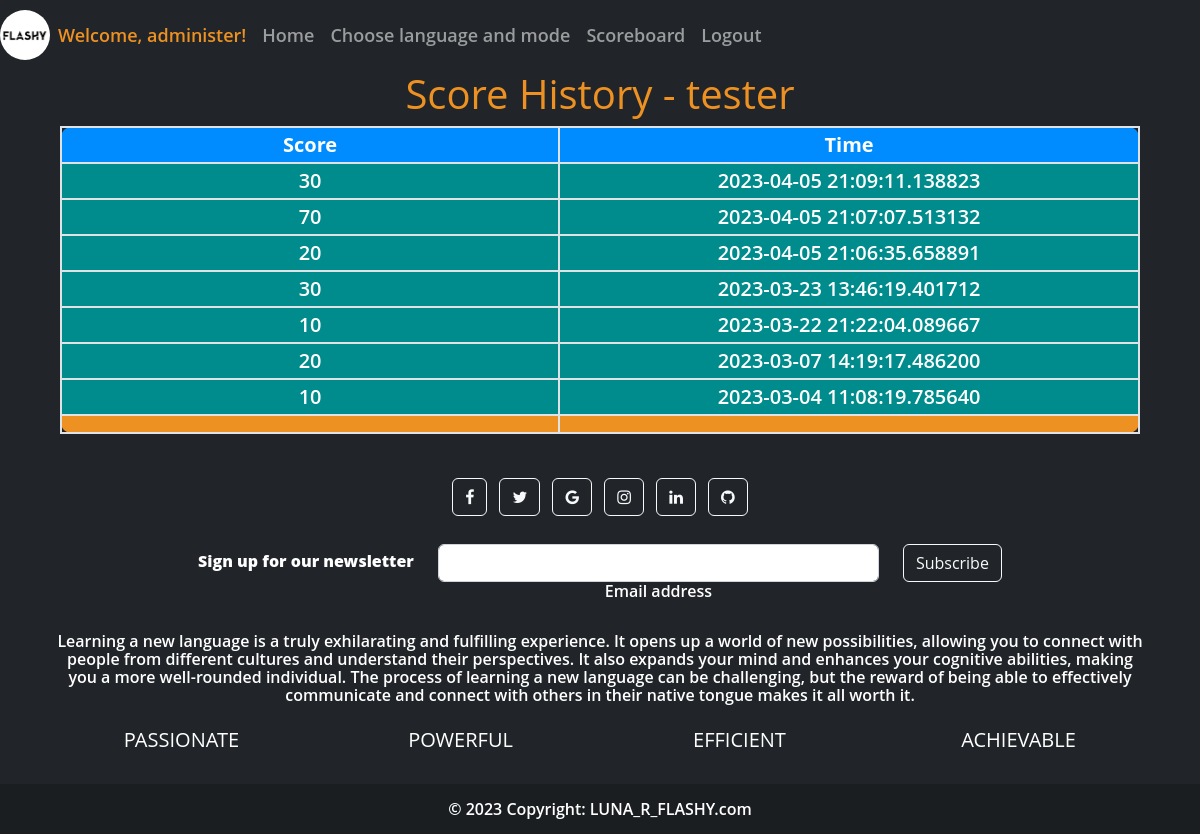
/scoreboard/look?username=tester (signed in), run on the app's committed database.
### website/models.py (models this page shows, shortened)
class User(db.Model, UserMixin):
    id = db.Column(db.Integer, primary_key=True)
    username = db.Column(db.String(150), unique=True, nullable=False)
    email = db.Column(db.String(150))
    password = db.Column(db.String(150))
    notes= db.relationship('Note')
    scores= db.relationship('Score')

class Score(db.Model):
    id = db.Column(db.Integer, primary_key=True)
    score = db.Column(db.Integer)
    date = db.Column(db.DateTime(timezone=True), default=func.now())
    user_id = db.Column(db.Integer, db.ForeignKey('user.id'))

### website/auth.py (the view)
@auth.route('/scoreboard/look', methods=['GET'])
@login_required
def scoreboard_user():
    all_score = []
    user_looked = User.query.filter_by(username=request.args.get('username')).one()
    all_score = Score.query.filter_by(user_id=user_looked.id).order_by(Score.date.desc()).all()
    return render_template('scoreboard_user.html', user=current_user, user_looked=user_looked, all_score=all_score)

### website/__init__.py (called while the page is built)
def create_app():
    app = Flask(__name__)
    app.config['SECRET_KEY'] = 'sdfa__dskf__ljkj'
    app.config['SQLALCHEMY_DATABASE_URI'] = f'sqlite:///{DB_NAME}'
    db.init_app(app)
    from .views import views
    from .auth import auth
    app.register_blueprint(views, url_prefix='/')
    app.register_blueprint(auth, url_prefix='/')
    from .models import Note, Score, User
    with app.app_context():
        db.create_all()
    login_manager = LoginManager()
    login_manager.login_view = 'auth.login'
    login_manager.init_app(app)
    @login_manager.user_loader
    def load_user(id):
        return User.query.get(int(id))
    return app

### website/templates/scoreboard_user.html (shortened to what this page needs)
{% extends "base.html" %}
{% block content %}
<div class="container-fluid">
    <div class="row mx-auto scoreboard">
        <h1 style="text-align: center;">Score History  - {{user_looked.username}}</h1>
    </div>
    <div class="table-responsive mx-lg-5">
        <table class="table table-dark table-striped table-lg scoreboard-table" >
          <thead>
            <tr>
              <th scope="col" style="border-radius: 10px 0 0 0;">Score</th>
              <th scope="col" style="border-radius: 0 10px 0 0;">Time</th>
            </tr>
          </thead>
          <tbody>
            {% for score in all_score %}
            <tr class="user-row">
                <td class="col-lg-1">{{score.score}}</td>
                <td class="col-lg-1">{{score.date}}</td>
            </tr>
            {% endfor %}
          </tbody>
          <tfoot class="scoreboard-table-footer" >
            <td style="border-radius: 0 0 0 10px;"></td>
            <td style="border-radius: 0 0 10px 0;"></td>
        </tfoot>
        </table>
      </div>
</div>
{% endblock %}

### website/templates/base.html (shortened to what this page needs)
<!DOCTYPE html>
<html>
  <head>
    <link href="https://cdn.jsdelivr.net/npm/bootstrap@5.2.3/dist/css/bootstrap.min.css" rel="stylesheet">
    <link rel="stylesheet" type="text/css" href="{{url_for('static', filename='style.css')}}">
    <link rel="stylesheet" href="https://cdnjs.cloudflare.com/ajax/libs/font-awesome/4.7.0/css/font-awesome.min.css">
  </head>
  <body>
    <nav class="navbar navbar-expand-lg navbar-dark bg-dark" style="height:70px; font-size: 18px; color:white;">
      <div class="collapse navbar-collapse" id="navbarNav">
        <div class="navbar-nav align-items-center" style="height: 100%;">
          {% if user.is_authenticated %}
          <img src="{{ url_for('static', filename='pics/flashy.jpg') }}" alt="Logo" width="50" height="50"  class="rounded-circle" >
          <a class="nav-item nav-link" style="color: rgb(237, 145, 34);">Welcome, {{ user.username }}!</a>
          <a class="nav-item nav-link" id="home" href="/">Home</a>
          <a class="nav-item nav-link" id="choice" href="/choose_lang_mode">Choose language and mode</a>
          <a class="nav-item nav-link" id="scoreboard" href="/scoreboard">Scoreboard</a>
          <a class="nav-item nav-link" id="logout" href="/logout">Logout</a>
          {% else %}
          <img src="{{ url_for('static', filename='pics/flashy.jpg') }}" alt="Logo" width="50" height="50"  class="rounded-circle" >
          <a class="nav-item nav-link" id="home" href="/">Home</a>
          <a class="nav-item nav-link" id="login" href="/login">Login/Sign up</a>
          {% endif %}
        </div>
      </div>
    </nav>
      {% block content %}
      {% endblock%}
    <footer class="bg-dark text-center text-white">
      <div class="container p-4">
        <section class="mb-4">
          <a class="btn btn-outline-light btn-floating m-1" href="#!" role="button"><i class="fa fa-facebook-f"></i></a>
          <a class="btn btn-outline-light btn-floating m-1" href="#!" role="button"><i class="fa fa-twitter"></i></a>
          <a class="btn btn-outline-light btn-floating m-1" href="#!" role="button"><i class="fa fa-google"></i></a>
          <a class="btn btn-outline-light btn-floating m-1" href="#!" role="button"><i class="fa fa-instagram"></i></a>
          <a class="btn btn-outline-light btn-floating m-1" href="#!" role="button"><i class="fa fa-linkedin"></i></a>
          <a class="btn btn-outline-light btn-floating m-1" href="#!" role="button"><i class="fa fa-github"></i></a>
        </section>
        <section class="">
          <form action="">
            <div class="row d-flex justify-content-center">
              <div class="col-auto">
                <p class="pt-2">
                  <strong>Sign up for our newsletter</strong>
                </p>
              </div>
              <div class="col-md-5 col-12">
                <div class="form-outline form-white mb-4">
                  <input type="email" id="form5Example2" class="form-control" />
                  <label class="form-label" for="form5Example2">Email address</label>
                </div>
              </div>
              <div class="col-auto">
                <button type="submit" class="btn btn-outline-light mb-4">Subscribe</button>
              </div>
            </div>
          </form>
        </section>
        <section class="mb-4">
          <p>
            Learning a new language is a truly exhilarating and fulfilling experience. It opens up a world of new possibilities, allowing you to connect with people from different cultures and understand their perspectives. It also expands your mind and enhances your cognitive abilities, making you a more well-rounded individual. The process of learning a new language can be challenging, but the reward of being able to effectively communicate and connect with others in their native tongue makes it all worth it.
          </p>
        </section>
        <section class="">
          <div class="row">
            <div class="col-lg-3 col-md-6 mb-4 mb-md-0"><h5 class="text-uppercase">PASSIONATE</h5></div>
            <div class="col-lg-3 col-md-6 mb-4 mb-md-0"><h5 class="text-uppercase">POWERFUL</h5></div>
            <div class="col-lg-3 col-md-6 mb-4 mb-md-0"><h5 class="text-uppercase">EFFICIENT</h5></div>
            <div class="col-lg-3 col-md-6 mb-4 mb-md-0"><h5 class="text-uppercase">ACHIEVABLE</h5></div>
          </div>
        </section>
      </div>
      <div class="text-center p-3" style="background-color: rgba(0, 0, 0, 0.2);">
        © 2023 Copyright:
        <a class="text-white" href="..">LUNA_R_FLASHY.com</a>
      </div>
    </footer>
  </body>
</html>

### website/static/style.css (style rules this page uses)
body { margin:0; color:#6a6f8c; background: rgb(33, 37, 41); font:600 16px/18px 'Open Sans',sans-serif; }
*,:after,:before { box-sizing:border-box }
a { color:inherit;text-decoration:none }
::placeholder { color: #b3b3b3; }
.note-title,.scoreboard { justify-content: center; align-items: center; }
.note-title,.scoreboard h1 { color: rgb(237, 145, 34); text-align: center; }
.scoreboard-table th { background-color: rgb(237, 145, 34); text-align: center; }
.scoreboard-table td { background-color:#44454e; text-align: center; }
.scoreboard-table-footer td { background-color: rgb(237, 145, 34) !important; }
.user-row td { --bs-table-accent-bg: rgb(0, 140, 140) !important; }
table.table-striped tr:nth-of-type(even) { background-color: #ffffff; }
table.table-striped th, table.table-striped td { border: 2px solid #e0e3e6; padding: 8px; font-size: 20px; text-align: center; vertical-align: text-bottom; }
table.table-striped th { background-color: #008cff; color: #fff; }

### data on the page
User: username "administer"
User: username "tester"
Score: score "30", date "2023-04-05 21:09:11.138823"
Score: score "70", date "2023-04-05 21:07:07.513132"
Score: score "20", date "2023-04-05 21:06:35.658891"
Score: score "30", date "2023-03-23 13:46:19.401712"
Score: score "10", date "2023-03-22 21:22:04.089667"
Score: score "20", date "2023-03-07 14:19:17.486200"
Score: score "10", date "2023-03-04 11:08:19.785640"
